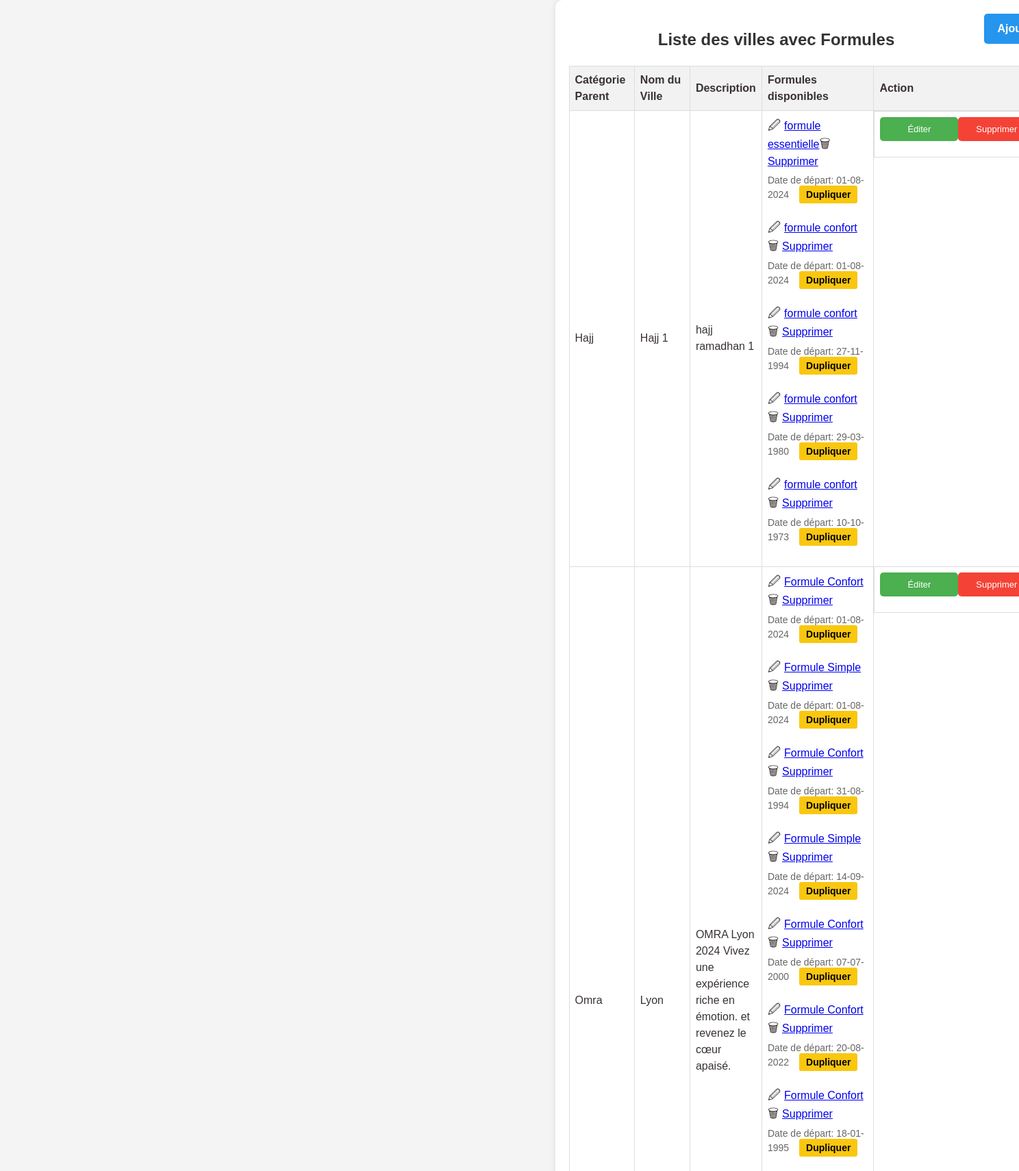
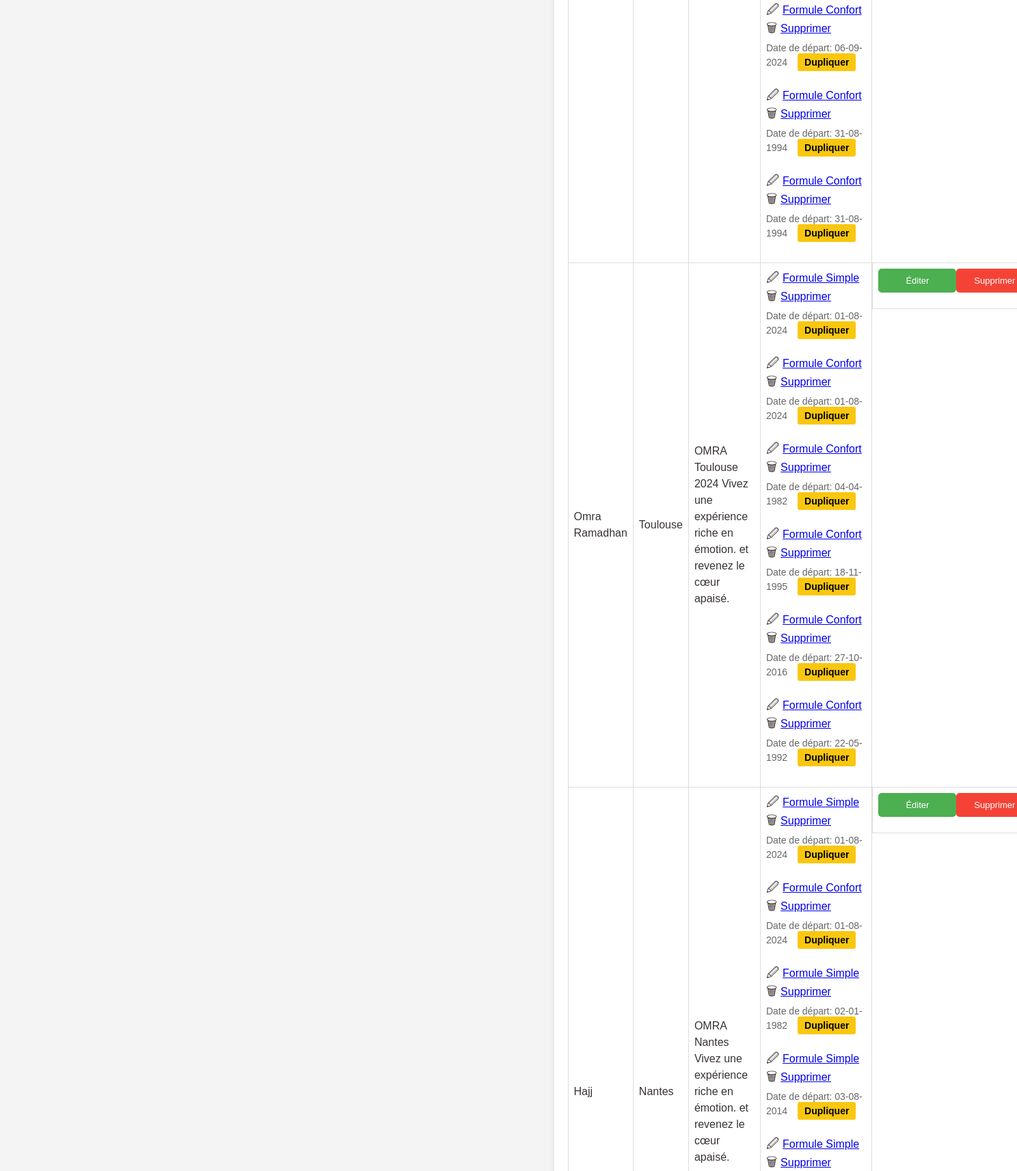
The page /omrapackage.php (signed in, upper part) on the database its author committed (2 pictures, top to bottom).
### tables this page shows
CREATE TABLE `omra_packages` (
  `id` int(11) NOT NULL,
  `category_parent_id` int(11) NOT NULL,
  `nom` varchar(255) NOT NULL,
  `description` text NOT NULL,
  `photo` varchar(255) NOT NULL
);

CREATE TABLE `category_parent` (
  `id` int(11) NOT NULL,
  `nom` varchar(255) NOT NULL,
  `description` text NOT NULL,
  `photo` varchar(255) NOT NULL
);

CREATE TABLE `formules` (
  `id` int(11) NOT NULL,
  `package_id` int(11) NOT NULL,
  `date_depart` date DEFAULT NULL,
  `date_retour` date DEFAULT NULL,
  `statut` enum('activé','désactivé') NOT NULL,
  `duree_sejour` varchar(255) NOT NULL,
  `prix_chambre_quadruple` decimal(10,2) NOT NULL,
  `prix_chambre_triple` decimal(10,2) NOT NULL,
  `prix_chambre_double` decimal(10,2) NOT NULL,
  `prix_chambre_single` decimal(10,2) NOT NULL,
  `child_discount` decimal(10,2) NOT NULL,
  `prix_bebe` decimal(10,2) NOT NULL,
  `prix_chambre_quadruple_promo` decimal(10,2) NOT NULL,
  `prix_chambre_triple_promo` decimal(10,2) NOT NULL,
  `prix_chambre_double_promo` decimal(10,2) NOT NULL,
  `prix_chambre_single_promo` decimal(10,2) NOT NULL,
  `type_id` int(11) DEFAULT NULL,
  `created_at` timestamp NOT NULL DEFAULT current_timestamp() ON UPDATE current_timestamp(),
  `programs_id` longtext DEFAULT NULL CHECK (json_valid(`programs_id`)),
  `program_order` longtext NOT NULL CHECK (json_valid(`program_order`)),
  `description` text NOT NULL,
  `s1t` varchar(255) NOT NULL,
  `s1d` text NOT NULL,
  `s2t` varchar(255) NOT NULL,
  `s2d` text NOT NULL,
  `s3t` varchar(255) NOT NULL,
  `s3d` text NOT NULL,
  `s4t` varchar(255) NOT NULL,
  `s4d` text NOT NULL,
  `s5t` varchar(255) NOT NULL,
  `s5d` text NOT NULL,
  `uploaded_file` varchar(255) DEFAULT NULL,
  `image_formule` varchar(255) DEFAULT NULL,
  `statut_vol` varchar(20) NOT NULL DEFAULT 'CONFIRMÉ'
);

CREATE TABLE `type_formule_omra` (
  `id` int(11) NOT NULL,
  `nom` varchar(255) NOT NULL,
  `formule_parent_id` int(11) DEFAULT NULL
);

### omrapackage.php (the view, shortened to what this page needs)
<!DOCTYPE html>
<html lang="fr">
<head>
    <link rel="stylesheet" href="styles.css">
</head>
<body>
    <?php include 'header.php'; ?>
    <div class="container">
        <a href="ajoutomrapackage.php" class='btn-add'><b>Ajouter une Ville</b></a>
        <h2 class="text-center">Liste des villes avec Formules</h2>
        <table>
            <thead>
                <tr>
                    <th>Catégorie Parent</th>
                    <th>Nom du Ville</th>
                    <th style="width: 350px;">Description</th>
                    <th>Formules disponibles</th>
                    <th>Action</th>
                </tr>
            </thead>
            <tbody>
                <?php
                include 'db.php';
                $sql_packages = "SELECT omra_packages.*, category_parent.nom AS category_name
                 FROM omra_packages
                 JOIN category_parent ON omra_packages.category_parent_id = category_parent.id";
                $result_packages = mysqli_query($conn, $sql_packages);
                if (mysqli_num_rows($result_packages) > 0) {
                    while ($row_package = mysqli_fetch_assoc($result_packages)) {
                        echo "<tr>";
                        echo "<td>" . $row_package['category_name'] . "</td>";
                        echo "<td>" . $row_package['nom'] . "</td>";
                        echo "<td>" . $row_package['description'] . "</td>";
                        $package_id = $row_package['id'];
                        $sql_formules = "SELECT formules.*, type_formule_omra.nom as type_nom
                                     FROM formules
                                     JOIN type_formule_omra ON formules.type_id = type_formule_omra.id
                                     WHERE package_id = $package_id";
                        $result_formules = mysqli_query($conn, $sql_formules);
                        if (mysqli_num_rows($result_formules) > 0) {
                            echo "<td>";
                            while ($row_formule = mysqli_fetch_assoc($result_formules)) {
                                echo "<span class='icon'>&#128393;</span><a href='edit_formule.php?id=" . $row_formule['id'] . "'>" . $row_formule['type_nom'] . "</a>";
                                echo "<span class='icon'>&#128465;</span><a href='delete_formule.php?id=" . $row_formule['id'] . "' onclick=\"return confirm('Êtes-vous sûr de vouloir supprimer cette formule?')\">Supprimer</a>";
                                if (!empty($row_formule['date_depart'])) {
                                    $date_depart_formattee = date('d-m-Y', strtotime($row_formule['date_depart']));
                                    echo "<br><span class='indicator'>Date de départ: " . $date_depart_formattee;
                                    echo "<a class='btn-dup' href='duplicate_formule.php?id=" . $row_formule['id'] . "'><b>Dupliquer</b></a></span>";
                                }
                                echo "<br>";
                            }
                            echo "</td>";
                        } else {
                            echo "<td>Aucune formule disponible pour ce package.</td>";
                        }
                        echo "<td class='btn-group'>";
                        echo "<div >";
                        echo "<button class='btn-edit' onclick=\"window.location.href='edit_package.php?id=" . $package_id . "'\">Éditer</button>";
                        echo "</div>";
                        echo "<br>";
                        echo "<div >";
                        echo "<button class='btn-delete' onclick=\"if(confirm('Êtes-vous sûr de vouloir supprimer ce package?')) { window.location.href='delete_package.php?id=" . $package_id . "'; }\">Supprimer</button>";
                        echo "</div>";
                        echo "<br>";
                    }
                } else {
                    echo "<tr><td colspan='4'>Aucun package Omra disponible pour le moment.</td></tr>";
                }
                ?>
            </tbody>
        </table>
    </div>
</body>
</html>

### css/styles.css (style rules this page uses)
body { font-family: 'Lexend', sans-serif; line-height: 1.5; min-height: 100vh; display: flex; align-items: center; justify-content: center; color: #393232; background-color: #f7f7f7; }
.btn-group { display: flex; justify-content: space-between; }
.btn-group { margin-top: auto; }

### omrapackage.php (style rules this page uses)
body { font-family: Arial, sans-serif; background-color: #f4f4f4; margin: 0; padding: 0; box-sizing: border-box; }
.container { width: 90%; margin: auto; background-color: #fff; padding: 20px; border-radius: 10px; box-shadow: 0 0 10px rgba(0, 0, 0, 0.1); }
h2 { text-align: center; color: #333; }
table { width: 100%; border-collapse: collapse; }
th, td { border: 1px solid #ddd; padding: 8px; text-align: left; }
th { background-color: #f2f2f2; }
.btn-group { text-align: center; }
.btn-edit { background-color: #4CAF50; color: white; padding: 10px 40px; border: none; border-radius: 5px; cursor: pointer; text-decoration: none; font-size: small; }
.btn-add { background-color: #2595ee; color: white; padding: 10px 20px; border: none; border-radius: 5px; cursor: pointer; float: right; text-decoration: none; }
.btn-delete { background-color: #f44336; color: white; padding: 10px 26px; border: none; border-radius: 5px; cursor: pointer; text-decoration: none; font-size: small; }
.icon { font-size: 18px; margin-right: 5px; }
.indicator { display: block; font-size: 14px; color: #666; margin-top: 5px; }
.btn-dup { background-color: #f9c710; color: black; padding: 5px 10px; border: none; border-radius: 3px; cursor: pointer; text-decoration: none; margin: 0 15px; }

### header.php (style rules this page uses)
body { font-family: Arial, sans-serif; background-color: #f4f4f4; margin: 0; padding: 0; box-sizing: border-box; }

### rows shown on the page
omra_packages: category_parent.nom "Hajj", nom "Hajj 1", description "hajj ramadhan 1"
formules: type.nom "formule essentielle", date_depart "01-08-2024"
formules: type.nom "formule confort", date_depart "01-08-2024"
formules: type.nom "formule confort", date_depart "27-11-1994"
formules: type.nom "formule confort", date_depart "29-03-1980"
formules: type.nom "formule confort", date_depart "10-10-1973"
omra_packages: category_parent.nom "Omra", nom "Lyon", description "OMRA Lyon 2024 Vivez une expérience riche en émotion. et revenez le cœur apaisé."
formules: type.nom "Formule Confort", date_depart "01-08-2024"
formules: type.nom "Formule Simple", date_depart "01-08-2024"
formules: type.nom "Formule Confort", date_depart "31-08-1994"
formules: type.nom "Formule Simple", date_depart "14-09-2024"
formules: type.nom "Formule Confort", date_depart "07-07-2000"
formules: type.nom "Formule Confort", date_depart "20-08-2022"
formules: type.nom "Formule Confort", date_depart "18-01-1995"
formules: type.nom "Formule Confort", date_depart "06-09-2024"
formules: type.nom "Formule Confort", date_depart "31-08-1994"
formules: type.nom "Formule Confort", date_depart "31-08-1994"
omra_packages: category_parent.nom "Omra Ramadhan", nom "Toulouse", description "OMRA Toulouse 2024 Vivez une expérience riche en émotion. et revenez le cœur apaisé."
formules: type.nom "Formule Simple", date_depart "01-08-2024"
formules: type.nom "Formule Confort", date_depart "01-08-2024"
formules: type.nom "Formule Confort", date_depart "04-04-1982"
formules: type.nom "Formule Confort", date_depart "18-11-1995"
formules: type.nom "Formule Confort", date_depart "27-10-2016"
formules: type.nom "Formule Confort", date_depart "22-05-1992"
omra_packages: category_parent.nom "Hajj", nom "Nantes", description "OMRA Nantes Vivez une expérience riche en émotion. et revenez le cœur apaisé."
formules: type.nom "Formule Simple", date_depart "01-08-2024"
formules: type.nom "Formule Confort", date_depart "01-08-2024"
formules: type.nom "Formule Simple", date_depart "02-01-1982"
formules: type.nom "Formule Simple", date_depart "03-08-2014"
formules: type.nom "Formule Simple"
